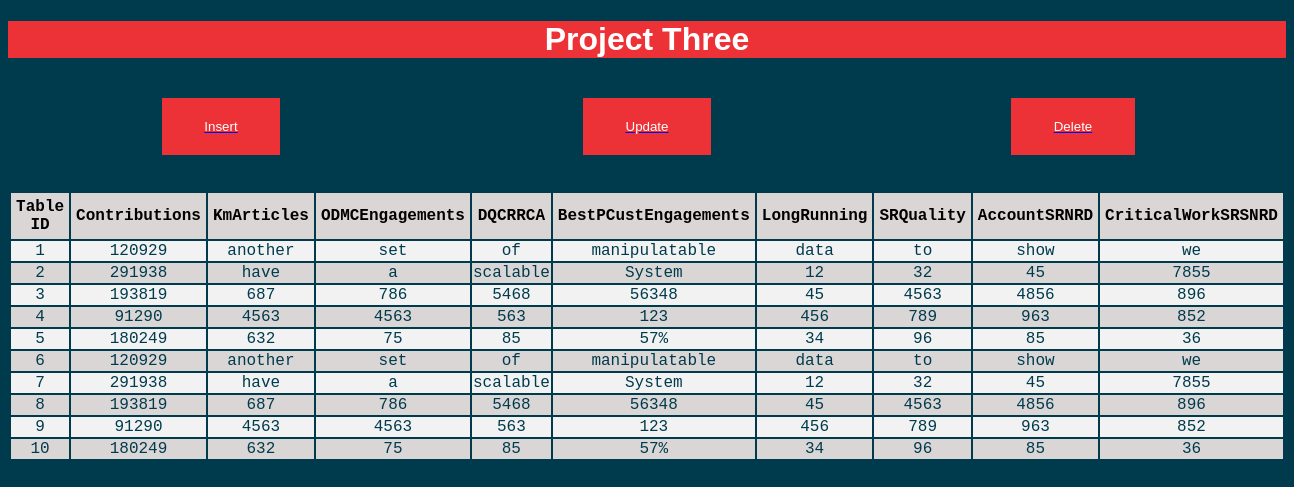
The page /ManageProjectRead3.php on the database its author committed.
### tables this page shows
CREATE table if not exists Project3 (
Table_ID int(255) AUTO_INCREMENT NOT NULL,
Contributions int(255),
KmArticles varchar(255) not null,
ODMCEngagements varchar(255) not NULL,
DQCRRCA varchar(255) not null,
BestPCustEngagements varchar(255) not NULL,
LongRunning varchar(255) not null,
SRQuality varchar(255) not NULL,
AccountSRNRD varchar(255) not null,
CriticalWorkSRSNRD varchar(255) not NULL,
constraint Table_ID primary key (Table_ID)
);

### ManageProjectRead3.php (the view, shortened to what this page needs)
<?php
    include_once 'dbhandler.php';
?>
<!DOCTYPE html>
<html>
<body>
    <link href="css/mysql.css" rel = "stylesheet" type = "text/css">
    <h1>Project Three</h1>
    <br>
        <div class= "box1">
            <li><a href="ManageProjectInsert3.php" target="_blank"><button type="button">Insert</button></a></li>
            <li><a href="ManageProjectUpdate3.php" target="_blank"><button type="button">Update</button></a></li>
            <li><a href="ManageProjectDelete3.php" target="_blank"><button type="button">Delete</button></a></li>
        </div>
    <br><br>
    <table>
        <tr>
            <th>Table ID</th>
            <th>Contributions</th>
            <th>KmArticles</th>
            <th>ODMCEngagements</th>
            <th>DQCRRCA</th>
            <th>BestPCustEngagements</th>
            <th>LongRunning</th>
            <th>SRQuality</th>
            <th>AccountSRNRD</th>
            <th>CriticalWorkSRSNRD</th>
        </tr>
    <?php
        $sql = "SELECT * FROM project3";
        $result = mysqli_query($con, $sql);
        while ($row = mysqli_fetch_assoc($result)) {
            echo "<tr>";
            foreach ($row as $field => $value) {
                echo "<td>" . $value . "</td>";
            }
            echo "</tr>";
        }
        echo "</table>";
    ?>
</body>
</html>

### css/mysql.css (style rules this page uses)
body { font-family: Arial, Helvetica, sans-serif; color: white; background-color: #003b4d; }
h1 { background-color: #ED3237; color: white; display: block; text-align: center; }
table { font-family: 'Courier New', Courier, monospace; width: 80%; margin: auto; }
th { background-color: rgb(219, 214, 214); color: black; padding: 5px; }
tr { color: #003b4d; text-align: center; }
tr:nth-child(even) { background-color:#f2f2f2 ; }
tr:nth-child(odd) { background-color: rgb(219, 214, 214); }
.box1 { display: grid; grid-template-columns: 1fr 1fr 1fr; }
.box1 > li { list-style-type: none; text-decoration: none; }
.box1 > li > a > button { color: white; background-color: #ED3237; border: none; padding-top: 5%; padding-bottom: 5%; padding-left: 10%; padding-right: 10%; display: block; margin: auto; text-decoration: none; }

### rows shown on the page
project3: Table_ID "1", Contributions "120929", KmArticles "another", ODMCEngagements "set", DQCRRCA "of", BestPCustEngagements "manipulatable", LongRunning "data", SRQuality "to", AccountSRNRD "show", CriticalWorkSRSNRD "we"
project3: Table_ID "2", Contributions "291938", KmArticles "have", ODMCEngagements "a", DQCRRCA "scalable", BestPCustEngagements "System", LongRunning "12", SRQuality "32", AccountSRNRD "45", CriticalWorkSRSNRD "7855"
project3: Table_ID "3", Contributions "193819", KmArticles "687", ODMCEngagements "786", DQCRRCA "5468", BestPCustEngagements "56348", LongRunning "45", SRQuality "4563", AccountSRNRD "4856", CriticalWorkSRSNRD "896"
project3: Table_ID "4", Contributions "91290", KmArticles "4563", ODMCEngagements "4563", DQCRRCA "563", BestPCustEngagements "123", LongRunning "456", SRQuality "789", AccountSRNRD "963", CriticalWorkSRSNRD "852"
project3: Table_ID "5", Contributions "180249", KmArticles "632", ODMCEngagements "75", DQCRRCA "85", BestPCustEngagements "57%", LongRunning "34", SRQuality "96", AccountSRNRD "85", CriticalWorkSRSNRD "36"
project3: Table_ID "6", Contributions "120929", KmArticles "another", ODMCEngagements "set", DQCRRCA "of", BestPCustEngagements "manipulatable", LongRunning "data", SRQuality "to", AccountSRNRD "show", CriticalWorkSRSNRD "we"
project3: Table_ID "7", Contributions "291938", KmArticles "have", ODMCEngagements "a", DQCRRCA "scalable", BestPCustEngagements "System", LongRunning "12", SRQuality "32", AccountSRNRD "45", CriticalWorkSRSNRD "7855"
project3: Table_ID "8", Contributions "193819", KmArticles "687", ODMCEngagements "786", DQCRRCA "5468", BestPCustEngagements "56348", LongRunning "45", SRQuality "4563", AccountSRNRD "4856", CriticalWorkSRSNRD "896"
project3: Table_ID "9", Contributions "91290", KmArticles "4563", ODMCEngagements "4563", DQCRRCA "563", BestPCustEngagements "123", LongRunning "456", SRQuality "789", AccountSRNRD "963", CriticalWorkSRSNRD "852"
project3: Table_ID "10", Contributions "180249", KmArticles "632", ODMCEngagements "75", DQCRRCA "85", BestPCustEngagements "57%", LongRunning "34", SRQuality "96", AccountSRNRD "85", CriticalWorkSRSNRD "36"
